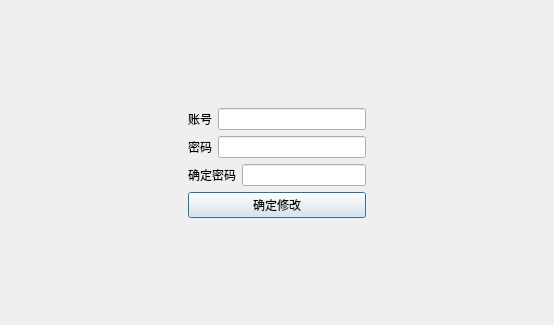
<?xml version="1.0" encoding="UTF-8"?>
<ui version="4.0">
 <class>ChangePwdDialog</class>
 <widget class="QDialog" name="ChangePwdDialog">
  <property name="geometry">
   <rect>
    <x>0</x>
    <y>0</y>
    <width>554</width>
    <height>325</height>
   </rect>
  </property>
  <property name="windowTitle">
   <string>Dialog</string>
  </property>
  <layout class="QGridLayout" name="gridLayout_2">
   <item row="0" column="0">
    <layout class="QGridLayout" name="gridLayout">
     <item row="4" column="1">
      <widget class="QPushButton" name="loginButton">
       <property name="text">
        <string>确定修改</string>
       </property>
      </widget>
     </item>
     <item row="1" column="1">
      <layout class="QHBoxLayout" name="horizontalLayout">
       <item>
        <widget class="QLabel" name="label">
         <property name="text">
          <string>账号</string>
         </property>
        </widget>
       </item>
       <item>
        <widget class="QLineEdit" name="lineEdit_UserName">
         <property name="text">
          <string/>
         </property>
        </widget>
       </item>
      </layout>
     </item>
     <item row="2" column="1">
      <layout class="QHBoxLayout" name="horizontalLayout_2">
       <item>
        <widget class="QLabel" name="label_2">
         <property name="text">
          <string>密码</string>
         </property>
        </widget>
       </item>
       <item>
        <widget class="QLineEdit" name="lineEdit_PassWord">
         <property name="text">
          <string/>
         </property>
        </widget>
       </item>
      </layout>
     </item>
     <item row="4" column="2">
      <spacer name="horizontalSpacer_2">
       <property name="orientation">
        <enum>Qt::Horizontal</enum>
       </property>
       <property name="sizeHint" stdset="0">
        <size>
         <width>100</width>
         <height>20</height>
        </size>
       </property>
      </spacer>
     </item>
     <item row="4" column="0">
      <spacer name="horizontalSpacer">
       <property name="orientation">
        <enum>Qt::Horizontal</enum>
       </property>
       <property name="sizeHint" stdset="0">
        <size>
         <width>100</width>
         <height>20</height>
        </size>
       </property>
      </spacer>
     </item>
     <item row="0" column="1">
      <spacer name="verticalSpacer_2">
       <property name="orientation">
        <enum>Qt::Vertical</enum>
       </property>
       <property name="sizeHint" stdset="0">
        <size>
         <width>20</width>
         <height>40</height>
        </size>
       </property>
      </spacer>
     </item>
     <item row="5" column="1">
      <spacer name="verticalSpacer">
       <property name="orientation">
        <enum>Qt::Vertical</enum>
       </property>
       <property name="sizeHint" stdset="0">
        <size>
         <width>20</width>
         <height>40</height>
        </size>
       </property>
      </spacer>
     </item>
     <item row="3" column="1">
      <layout class="QHBoxLayout" name="horizontalLayout_3">
       <item>
        <widget class="QLabel" name="label_3">
         <property name="text">
          <string>确定密码</string>
         </property>
        </widget>
       </item>
       <item>
        <widget class="QLineEdit" name="lineEdit_PassWordConfirm">
         <property name="text">
          <string/>
         </property>
        </widget>
       </item>
      </layout>
     </item>
    </layout>
   </item>
  </layout>
 </widget>
 <resources/>
 <connections/>
</ui>
